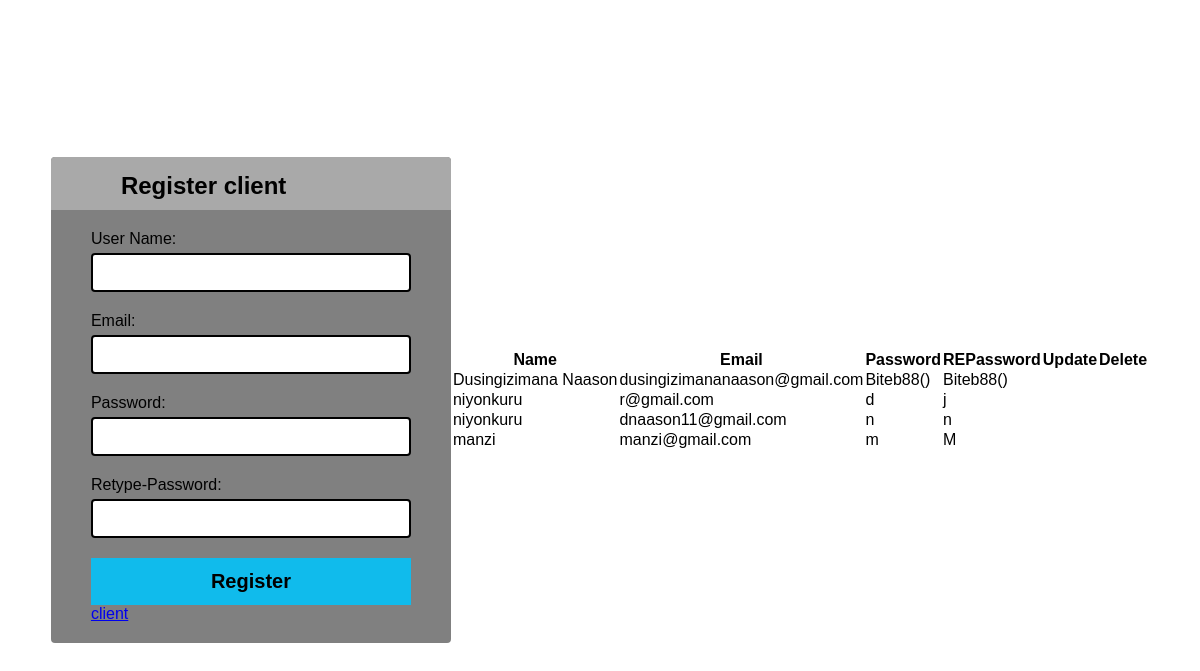
The page / on the database its author committed.
### home/models.py (models this page shows)
class Clients(models.Model):
    name = models.CharField(max_length=50)
    email = models.CharField(max_length=50)
    password = models.CharField(max_length=50)
    repassword = models.CharField(max_length=50)

### home/views.py (the view, shortened to what this page needs)
# urls.py: path('', views.index, name='home'),
def index(request):
    selectdata = Clients.objects.all()
    return render(request, 'index.html',{'data':selectdata})

### templates/index.html (shortened to what this page needs)
<!DOCTYPE html>
<html>
<head>
</head>
<body>
	<div class="container">
		<div class="header">
			<h2>Register client</h2>
		</div>
		<form class="form" method="POST" action="{% url 'home' %}">
			<div class="user-control">
				<label for="name">User Name:</label>
				<input type="text" name="name" id="name">
			</div>
			<div class="user-control">
				<label for="email">Email:</label>
				<input type="email" name="email" id="email">
			</div>
			<div class="user-control">
				<label for="password">Password:</label>
				<input type="password" name="password" id="password">
			</div>
			<div class="user-control">
				<label for="repassword">Retype-Password:</label>
				<input type="password" name="repassword" id="repassword">
			</div>
			<button class="btn" type="submit">Register</button>
			<a href="register">client</a>
		</form>
	</div>
		<table>
			<tr>
				<th>Name</th>
				<th>Email</th>
				<th>Password</th>
				<th>REPassword</th>
				<th>Update</th>
				<th>Delete</th>
			</tr>
			{% for dataselect in data %}
			<tr>
				<td>{{ dataselect.name }}</td>
				<td>{{ dataselect.email }}</td>
				<td>{{ dataselect.password }}</td>
				<td>{{ dataselect.repassword }}</td>
				<td>{{ delete }}</td>
			</tr>
			{% endfor %}
		</table>
</body>
</html>

### templates/index.html (style rules this page uses)
* { padding:0; margin:0; font-family: sans-serif; box-sizing: border-box; }
body { justify-content: center; align-items:center; display:flex; min-height: 100vh; margin:0; }
.container { background: gray; width:400px; overflow: hidden; border-radius: 4px; }
.container h2 { margin: 5px 100px 0 50px; }
.header { background:darkgrey; padding:10px 20px; }
.container form { padding:20px 40px; }
.container .user-control { padding-bottom: 10px; margin-bottom: 10px; position:relative; }
.container .user-control label { display: inline-block; margin-bottom: 5px; }
.container .user-control input { display:block; width:100%; padding:10px; border-radius:4px; border:2px solid black; }
.container .btn { background:#10bbec; width:100%; padding:10px; border:2px solid #10bbec; cursor:pointer; font-weight: bold; font-size:20px; }

### rows shown on the page
Clients: name "Dusingizimana Naason", email "dusingizimananaason@gmail.com", password "Biteb88()", repassword "Biteb88()"
Clients: name "niyonkuru", email "r@gmail.com", password "d", repassword "j"
Clients: name "niyonkuru", email "dnaason11@gmail.com", password "n", repassword "n"
Clients: name "manzi", email "manzi@gmail.com", password "m", repassword "M"
